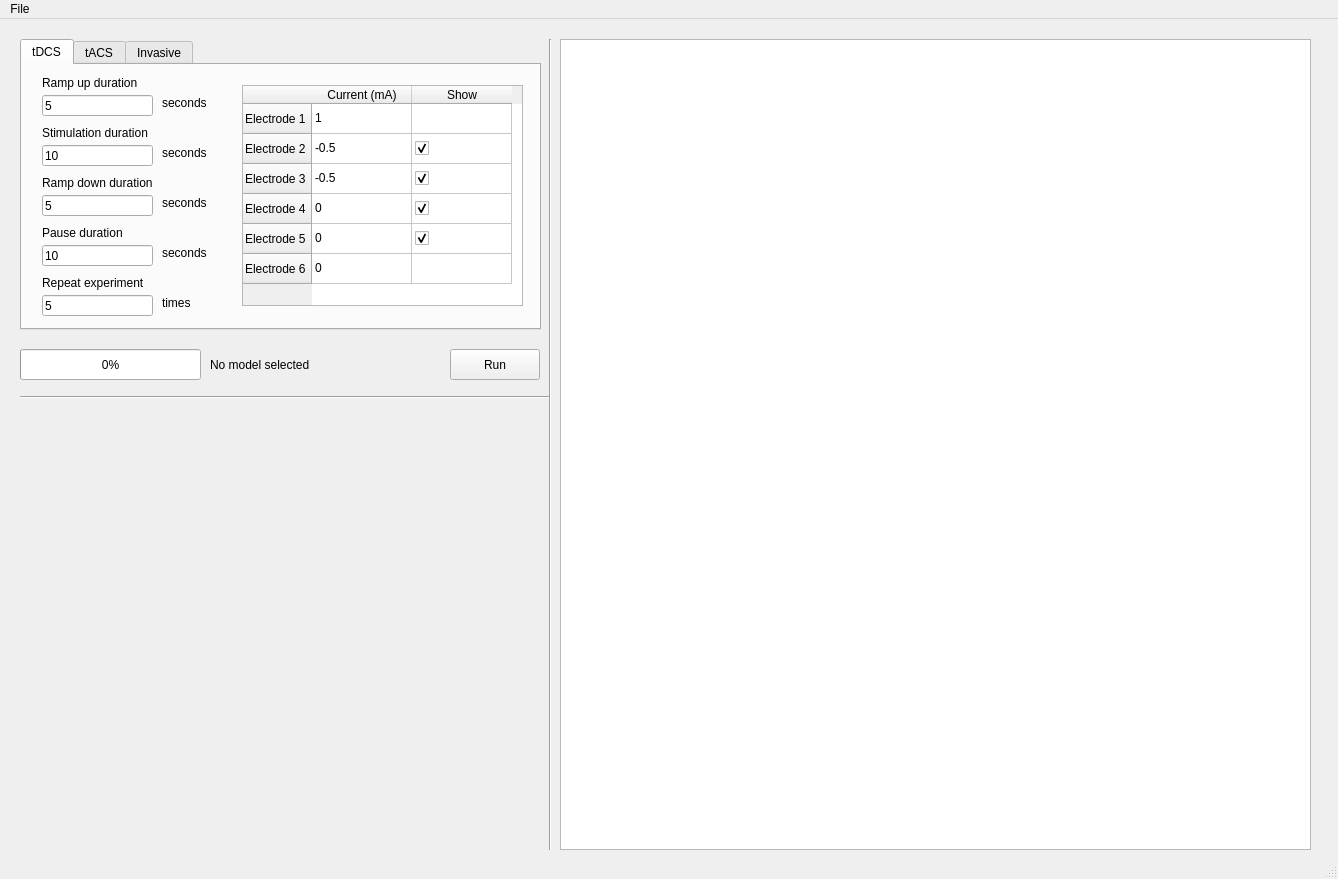
<?xml version="1.0" encoding="UTF-8"?>
<ui version="4.0">
 <class>MainWindow</class>
 <widget class="QMainWindow" name="MainWindow">
  <property name="geometry">
   <rect>
    <x>0</x>
    <y>0</y>
    <width>1338</width>
    <height>879</height>
   </rect>
  </property>
  <property name="windowTitle">
   <string>Head Phantom Validator</string>
  </property>
  <property name="accessibleName">
   <string/>
  </property>
  <widget class="QWidget" name="centralwidget">
   <widget class="QPushButton" name="pushButton">
    <property name="geometry">
     <rect>
      <x>450</x>
      <y>330</y>
      <width>90</width>
      <height>31</height>
     </rect>
    </property>
    <property name="text">
     <string>Run</string>
    </property>
   </widget>
   <widget class="QTabWidget" name="tabWidget">
    <property name="geometry">
     <rect>
      <x>20</x>
      <y>20</y>
      <width>521</width>
      <height>291</height>
     </rect>
    </property>
    <property name="currentIndex">
     <number>0</number>
    </property>
    <widget class="QWidget" name="tab">
     <attribute name="title">
      <string>tDCS</string>
     </attribute>
     <widget class="QLabel" name="label">
      <property name="geometry">
       <rect>
        <x>140</x>
        <y>30</y>
        <width>58</width>
        <height>16</height>
       </rect>
      </property>
      <property name="text">
       <string>seconds</string>
      </property>
     </widget>
     <widget class="QLabel" name="label_4">
      <property name="geometry">
       <rect>
        <x>140</x>
        <y>80</y>
        <width>58</width>
        <height>16</height>
       </rect>
      </property>
      <property name="text">
       <string>seconds</string>
      </property>
     </widget>
     <widget class="QLabel" name="label_5">
      <property name="geometry">
       <rect>
        <x>140</x>
        <y>230</y>
        <width>58</width>
        <height>16</height>
       </rect>
      </property>
      <property name="text">
       <string>times</string>
      </property>
     </widget>
     <widget class="QLineEdit" name="rampup">
      <property name="geometry">
       <rect>
        <x>20</x>
        <y>30</y>
        <width>111</width>
        <height>21</height>
       </rect>
      </property>
      <property name="text">
       <string>5</string>
      </property>
     </widget>
     <widget class="QLabel" name="label_7">
      <property name="geometry">
       <rect>
        <x>20</x>
        <y>210</y>
        <width>121</width>
        <height>16</height>
       </rect>
      </property>
      <property name="text">
       <string>Repeat experiment</string>
      </property>
     </widget>
     <widget class="QLineEdit" name="repeats">
      <property name="geometry">
       <rect>
        <x>20</x>
        <y>230</y>
        <width>111</width>
        <height>21</height>
       </rect>
      </property>
      <property name="text">
       <string>5</string>
      </property>
     </widget>
     <widget class="QLabel" name="label_2">
      <property name="geometry">
       <rect>
        <x>20</x>
        <y>10</y>
        <width>121</width>
        <height>16</height>
       </rect>
      </property>
      <property name="text">
       <string>Ramp up duration</string>
      </property>
     </widget>
     <widget class="QLineEdit" name="stimdur">
      <property name="geometry">
       <rect>
        <x>20</x>
        <y>80</y>
        <width>111</width>
        <height>21</height>
       </rect>
      </property>
      <property name="text">
       <string>10</string>
      </property>
     </widget>
     <widget class="QLabel" name="label_3">
      <property name="geometry">
       <rect>
        <x>20</x>
        <y>60</y>
        <width>141</width>
        <height>16</height>
       </rect>
      </property>
      <property name="text">
       <string>Stimulation duration</string>
      </property>
     </widget>
     <widget class="QTableWidget" name="electrodeTable">
      <property name="geometry">
       <rect>
        <x>220</x>
        <y>20</y>
        <width>281</width>
        <height>221</height>
       </rect>
      </property>
      <row>
       <property name="text">
        <string>Electrode 1</string>
       </property>
      </row>
      <row>
       <property name="text">
        <string>Electrode 2</string>
       </property>
      </row>
      <row>
       <property name="text">
        <string>Electrode 3</string>
       </property>
      </row>
      <row>
       <property name="text">
        <string>Electrode 4</string>
       </property>
      </row>
      <row>
       <property name="text">
        <string>Electrode 5</string>
       </property>
      </row>
      <row>
       <property name="text">
        <string>Electrode 6</string>
       </property>
      </row>
      <column>
       <property name="text">
        <string>Current (mA)</string>
       </property>
      </column>
      <column>
       <property name="text">
        <string>Show</string>
       </property>
      </column>
      <item row="0" column="0">
       <property name="text">
        <string>1</string>
       </property>
      </item>
      <item row="0" column="1">
       <property name="text">
        <string/>
       </property>
       <property name="textAlignment">
        <set>AlignCenter</set>
       </property>
       <property name="checkState">
        <enum>Unchecked</enum>
       </property>
       <property name="flags">
        <set>ItemIsUserCheckable|ItemIsEnabled</set>
       </property>
      </item>
      <item row="1" column="0">
       <property name="text">
        <string>-0.5</string>
       </property>
      </item>
      <item row="1" column="1">
       <property name="text">
        <string/>
       </property>
       <property name="checkState">
        <enum>Checked</enum>
       </property>
       <property name="flags">
        <set>ItemIsUserCheckable|ItemIsEnabled</set>
       </property>
      </item>
      <item row="2" column="0">
       <property name="text">
        <string>-0.5</string>
       </property>
      </item>
      <item row="2" column="1">
       <property name="text">
        <string/>
       </property>
       <property name="checkState">
        <enum>Checked</enum>
       </property>
       <property name="flags">
        <set>ItemIsUserCheckable|ItemIsEnabled</set>
       </property>
      </item>
      <item row="3" column="0">
       <property name="text">
        <string>0</string>
       </property>
      </item>
      <item row="3" column="1">
       <property name="text">
        <string/>
       </property>
       <property name="checkState">
        <enum>Checked</enum>
       </property>
      </item>
      <item row="4" column="0">
       <property name="text">
        <string>0</string>
       </property>
      </item>
      <item row="4" column="1">
       <property name="text">
        <string/>
       </property>
       <property name="checkState">
        <enum>Checked</enum>
       </property>
      </item>
      <item row="5" column="0">
       <property name="text">
        <string>0</string>
       </property>
      </item>
      <item row="5" column="1">
       <property name="text">
        <string/>
       </property>
       <property name="checkState">
        <enum>Unchecked</enum>
       </property>
      </item>
     </widget>
     <widget class="QLabel" name="label_6">
      <property name="geometry">
       <rect>
        <x>140</x>
        <y>130</y>
        <width>58</width>
        <height>16</height>
       </rect>
      </property>
      <property name="text">
       <string>seconds</string>
      </property>
     </widget>
     <widget class="QLineEdit" name="rampdown">
      <property name="geometry">
       <rect>
        <x>20</x>
        <y>130</y>
        <width>111</width>
        <height>21</height>
       </rect>
      </property>
      <property name="text">
       <string>5</string>
      </property>
     </widget>
     <widget class="QLabel" name="label_8">
      <property name="geometry">
       <rect>
        <x>20</x>
        <y>110</y>
        <width>131</width>
        <height>16</height>
       </rect>
      </property>
      <property name="text">
       <string>Ramp down duration</string>
      </property>
     </widget>
     <widget class="QLineEdit" name="pause">
      <property name="geometry">
       <rect>
        <x>20</x>
        <y>180</y>
        <width>111</width>
        <height>21</height>
       </rect>
      </property>
      <property name="text">
       <string>10</string>
      </property>
     </widget>
     <widget class="QLabel" name="label_10">
      <property name="geometry">
       <rect>
        <x>20</x>
        <y>160</y>
        <width>121</width>
        <height>16</height>
       </rect>
      </property>
      <property name="text">
       <string>Pause duration</string>
      </property>
     </widget>
     <widget class="QLabel" name="label_11">
      <property name="geometry">
       <rect>
        <x>140</x>
        <y>180</y>
        <width>58</width>
        <height>16</height>
       </rect>
      </property>
      <property name="text">
       <string>seconds</string>
      </property>
     </widget>
    </widget>
    <widget class="QWidget" name="tab_2">
     <attribute name="title">
      <string>tACS</string>
     </attribute>
    </widget>
    <widget class="QWidget" name="tab_3">
     <attribute name="title">
      <string>Invasive</string>
     </attribute>
    </widget>
   </widget>
   <widget class="QProgressBar" name="progressBar">
    <property name="geometry">
     <rect>
      <x>20</x>
      <y>330</y>
      <width>181</width>
      <height>31</height>
     </rect>
    </property>
    <property name="value">
     <number>0</number>
    </property>
   </widget>
   <widget class="QLabel" name="modelSelection">
    <property name="geometry">
     <rect>
      <x>210</x>
      <y>330</y>
      <width>231</width>
      <height>31</height>
     </rect>
    </property>
    <property name="text">
     <string>No model selected</string>
    </property>
    <property name="alignment">
     <set>Qt::AlignLeading|Qt::AlignLeft|Qt::AlignVCenter</set>
    </property>
   </widget>
   <widget class="Line" name="line">
    <property name="geometry">
     <rect>
      <x>20</x>
      <y>370</y>
      <width>531</width>
      <height>16</height>
     </rect>
    </property>
    <property name="orientation">
     <enum>Qt::Horizontal</enum>
    </property>
   </widget>
   <widget class="Line" name="line_2">
    <property name="geometry">
     <rect>
      <x>540</x>
      <y>20</y>
      <width>20</width>
      <height>811</height>
     </rect>
    </property>
    <property name="orientation">
     <enum>Qt::Vertical</enum>
    </property>
   </widget>
   <widget class="GraphicsLayoutWidget" name="graphicsView">
    <property name="geometry">
     <rect>
      <x>560</x>
      <y>20</y>
      <width>751</width>
      <height>811</height>
     </rect>
    </property>
   </widget>
  </widget>
  <widget class="QMenuBar" name="menubar">
   <property name="geometry">
    <rect>
     <x>0</x>
     <y>0</y>
     <width>1338</width>
     <height>22</height>
    </rect>
   </property>
   <widget class="QMenu" name="menuFile">
    <property name="title">
     <string>File</string>
    </property>
    <addaction name="actionCreate_mesh"/>
    <addaction name="actionOpen_mesh"/>
   </widget>
   <addaction name="menuFile"/>
  </widget>
  <widget class="QStatusBar" name="statusbar"/>
  <action name="actionCreate_mesh">
   <property name="checkable">
    <bool>false</bool>
   </property>
   <property name="text">
    <string>Create mesh...</string>
   </property>
   <property name="shortcut">
    <string>Ctrl+O</string>
   </property>
  </action>
  <action name="actionOpen_mesh">
   <property name="text">
    <string>Open mesh...</string>
   </property>
   <property name="shortcutContext">
    <enum>Qt::WindowShortcut</enum>
   </property>
  </action>
 </widget>
 <customwidgets>
  <customwidget>
   <class>GraphicsLayoutWidget</class>
   <extends>QGraphicsView</extends>
   <header>pyqtgraph</header>
  </customwidget>
 </customwidgets>
 <resources/>
 <connections/>
</ui>
